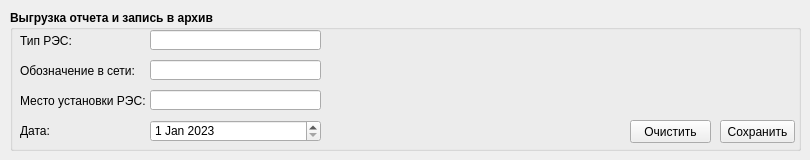
      <widget class="QWidget" name="tab_4">
       <attribute name="title">
        <string>Сохранение</string>
       </attribute>
       <widget class="QGroupBox" name="groupBox_8">
        <property name="geometry">
         <rect>
          <x>10</x>
          <y>10</y>
          <width>791</width>
          <height>141</height>
         </rect>
        </property>
        <property name="font">
         <font>
          <weight>75</weight>
          <bold>true</bold>
         </font>
        </property>
        <property name="title">
         <string>Выгрузка отчета и запись в архив</string>
        </property>
        <widget class="QLabel" name="label_27">
         <property name="geometry">
          <rect>
           <x>10</x>
           <y>20</y>
           <width>131</width>
           <height>21</height>
          </rect>
         </property>
         <property name="font">
          <font>
           <weight>50</weight>
           <bold>false</bold>
          </font>
         </property>
         <property name="text">
          <string>Тип РЭС:</string>
         </property>
        </widget>
        <widget class="QLabel" name="label_28">
         <property name="geometry">
          <rect>
           <x>10</x>
           <y>50</y>
           <width>131</width>
           <height>21</height>
          </rect>
         </property>
         <property name="font">
          <font>
           <weight>50</weight>
           <bold>false</bold>
          </font>
         </property>
         <property name="text">
          <string>Обозначение в сети:</string>
         </property>
        </widget>
        <widget class="QLabel" name="label_29">
         <property name="geometry">
          <rect>
           <x>10</x>
           <y>80</y>
           <width>131</width>
           <height>21</height>
          </rect>
         </property>
         <property name="font">
          <font>
           <weight>50</weight>
           <bold>false</bold>
          </font>
         </property>
         <property name="text">
          <string>Место установки РЭС:</string>
         </property>
        </widget>
        <widget class="QLineEdit" name="lineEdit_5">
         <property name="geometry">
          <rect>
           <x>140</x>
           <y>20</y>
           <width>171</width>
           <height>20</height>
          </rect>
         </property>
         <property name="font">
          <font>
           <weight>50</weight>
           <bold>false</bold>
          </font>
         </property>
        </widget>
        <widget class="QLineEdit" name="lineEdit_25">
         <property name="geometry">
          <rect>
           <x>140</x>
           <y>50</y>
           <width>171</width>
           <height>20</height>
          </rect>
         </property>
         <property name="font">
          <font>
           <weight>50</weight>
           <bold>false</bold>
          </font>
         </property>
        </widget>
        <widget class="QLineEdit" name="lineEdit_26">
         <property name="geometry">
          <rect>
           <x>140</x>
           <y>80</y>
           <width>171</width>
           <height>20</height>
          </rect>
         </property>
         <property name="font">
          <font>
           <weight>50</weight>
           <bold>false</bold>
          </font>
         </property>
        </widget>
        <widget class="QLabel" name="label_30">
         <property name="geometry">
          <rect>
           <x>10</x>
           <y>110</y>
           <width>131</width>
           <height>21</height>
          </rect>
         </property>
         <property name="font">
          <font>
           <weight>50</weight>
           <bold>false</bold>
          </font>
         </property>
         <property name="text">
          <string>Дата:</string>
         </property>
        </widget>
        <widget class="QDateEdit" name="dateEdit">
         <property name="geometry">
          <rect>
           <x>140</x>
           <y>110</y>
           <width>171</width>
           <height>22</height>
          </rect>
         </property>
         <property name="font">
          <font>
           <weight>50</weight>
           <bold>false</bold>
          </font>
         </property>
         <property name="dateTime">
          <datetime>
           <hour>0</hour>
           <minute>0</minute>
           <second>0</second>
           <year>2023</year>
           <month>1</month>
           <day>1</day>
          </datetime>
         </property>
         <property name="timeSpec">
          <enum>Qt::LocalTime</enum>
         </property>
        </widget>
        <widget class="QPushButton" name="pushButton_7">
         <property name="geometry">
          <rect>
           <x>710</x>
           <y>110</y>
           <width>75</width>
           <height>23</height>
          </rect>
         </property>
         <property name="font">
          <font>
           <weight>50</weight>
           <bold>false</bold>
          </font>
         </property>
         <property name="text">
          <string>Сохранить</string>
         </property>
        </widget>
        <widget class="QPushButton" name="pushButton_15">
         <property name="geometry">
          <rect>
           <x>620</x>
           <y>110</y>
           <width>81</width>
           <height>23</height>
          </rect>
         </property>
         <property name="font">
          <font>
           <weight>50</weight>
           <bold>false</bold>
          </font>
         </property>
         <property name="text">
          <string>Очистить</string>
         </property>
        </widget>
       </widget>
      </widget>
